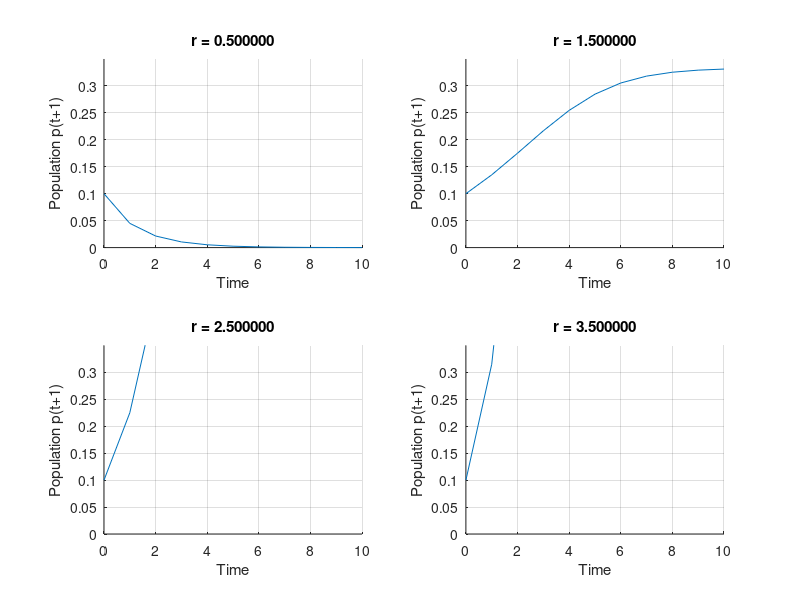

The MATLAB source for this figure:
%p=rand(1);                           % initialize population for testing formula
r=1.5;
next_p= @(r,p) r*p*(1-p);
%next_p =@(r,p) p+.7*p*(1-p/10);
%p=eval(next_p);
limits=[0 0.35]; % [pmin pmax] range of population to be shown on the graph
%0.35
n=10;   %time   %Enter the number of time steps for iteration (time)

figure;

for g=1:4
    
    if g==1
        r=0.5;
    elseif g==2
        r= 1.5;
    elseif g==3
        r= 2.5;
    else
        r=3.5;
    end    
           
 subplot(2,2,g);

axis([ [0 n] limits]); grid on;    
xlabel('Time');ylabel('Population p(t+1)');
caption = sprintf('r = %f', r);
title(caption); 
hold on;

times=[0:n];

p=0.1;         % initialize population for testing formula



pops=p;
      for i=1:n                 % build up vector of iterated populations
         p=next_p(r,p);
         pops=[pops,p];
      end
      plot(times,pops);         % plot time vs. population
      
end      